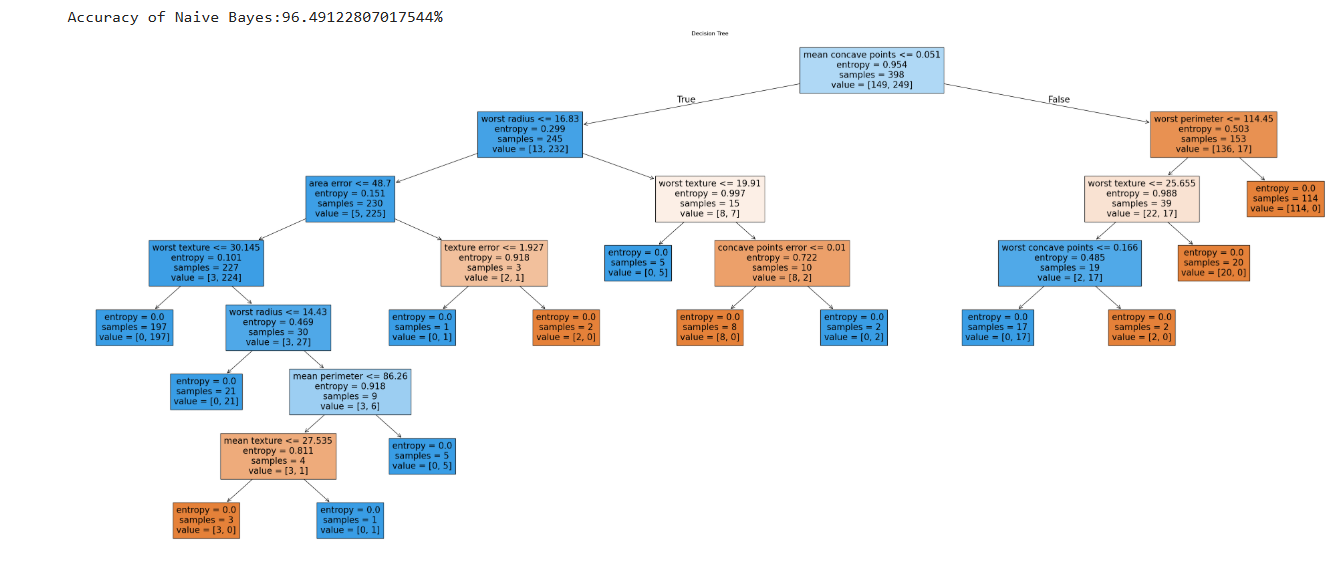

The script that drew this image:
import pandas as pd
import matplotlib.pyplot as plt
from sklearn import datasets
b=datasets.load_breast_cancer()
#print(olive)
y=b.target
x=b.data
#print(x)
#print(y)
from sklearn.model_selection import train_test_split
x_train,x_test,y_train,y_test=train_test_split(x,y,test_size=0.3,random_state=42)
#print(x_train)
#print(x_test)
#print(y_train)
#print(y_test)
from sklearn.tree import DecisionTreeClassifier
dtclf=DecisionTreeClassifier(criterion='entropy',random_state=42)
dtclf.fit(x_train,y_train)
y_pred=dtclf.predict(x_test)
#print(y_pred)
from sklearn.metrics import accuracy_score
accur=accuracy_score(y_test,y_pred)
print(f"Accuracy of Naive Bayes:{accur*100}%")
from sklearn import tree
plt.figure(figsize=(50,20))
tree.plot_tree(dtclf,filled=True,feature_names=b.feature_names)
plt.title('Decision Tree')
plt.show()
